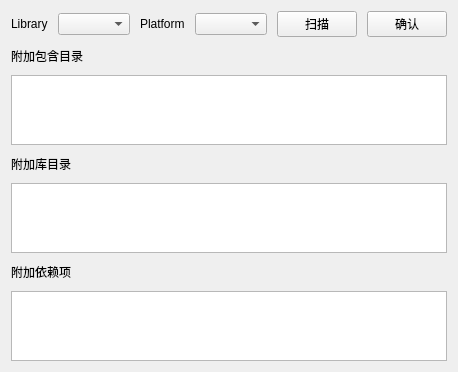
<?xml version="1.0" encoding="UTF-8"?>
<ui version="4.0">
 <class>library_auto_scan_widget</class>
 <widget class="QWidget" name="library_auto_scan_widget">
  <property name="geometry">
   <rect>
    <x>0</x>
    <y>0</y>
    <width>450</width>
    <height>363</height>
   </rect>
  </property>
  <property name="windowTitle">
   <string>常规库扫描</string>
  </property>
  <layout class="QVBoxLayout" name="verticalLayout">
   <item>
    <layout class="QGridLayout" name="gridLayout_5" columnstretch="0">
     <property name="spacing">
      <number>10</number>
     </property>
     <item row="3" column="0">
      <widget class="QTextEdit" name="incs_edit"/>
     </item>
     <item row="5" column="0">
      <widget class="QTextEdit" name="lib_dir_edit"/>
     </item>
     <item row="7" column="0">
      <widget class="QTextEdit" name="libs_edit"/>
     </item>
     <item row="6" column="0">
      <widget class="QLabel" name="label">
       <property name="text">
        <string>附加依赖项</string>
       </property>
      </widget>
     </item>
     <item row="2" column="0">
      <widget class="QLabel" name="label_2">
       <property name="text">
        <string>附加包含目录</string>
       </property>
      </widget>
     </item>
     <item row="4" column="0">
      <widget class="QLabel" name="label_3">
       <property name="text">
        <string>附加库目录</string>
       </property>
      </widget>
     </item>
     <item row="1" column="0">
      <layout class="QHBoxLayout" name="horizontalLayout_2" stretch="2,1,2,1,1,0">
       <item>
        <widget class="QLabel" name="label_4">
         <property name="text">
          <string>Library</string>
         </property>
        </widget>
       </item>
       <item>
        <widget class="QComboBox" name="lib_combo"/>
       </item>
       <item>
        <widget class="QLabel" name="label_5">
         <property name="text">
          <string>Platform</string>
         </property>
        </widget>
       </item>
       <item>
        <widget class="QComboBox" name="platform_combo"/>
       </item>
       <item>
        <widget class="QPushButton" name="scan_btn">
         <property name="text">
          <string>扫描</string>
         </property>
        </widget>
       </item>
       <item>
        <widget class="QPushButton" name="ok_btn">
         <property name="text">
          <string>确认</string>
         </property>
        </widget>
       </item>
      </layout>
     </item>
    </layout>
   </item>
  </layout>
 </widget>
 <resources/>
 <connections/>
</ui>
